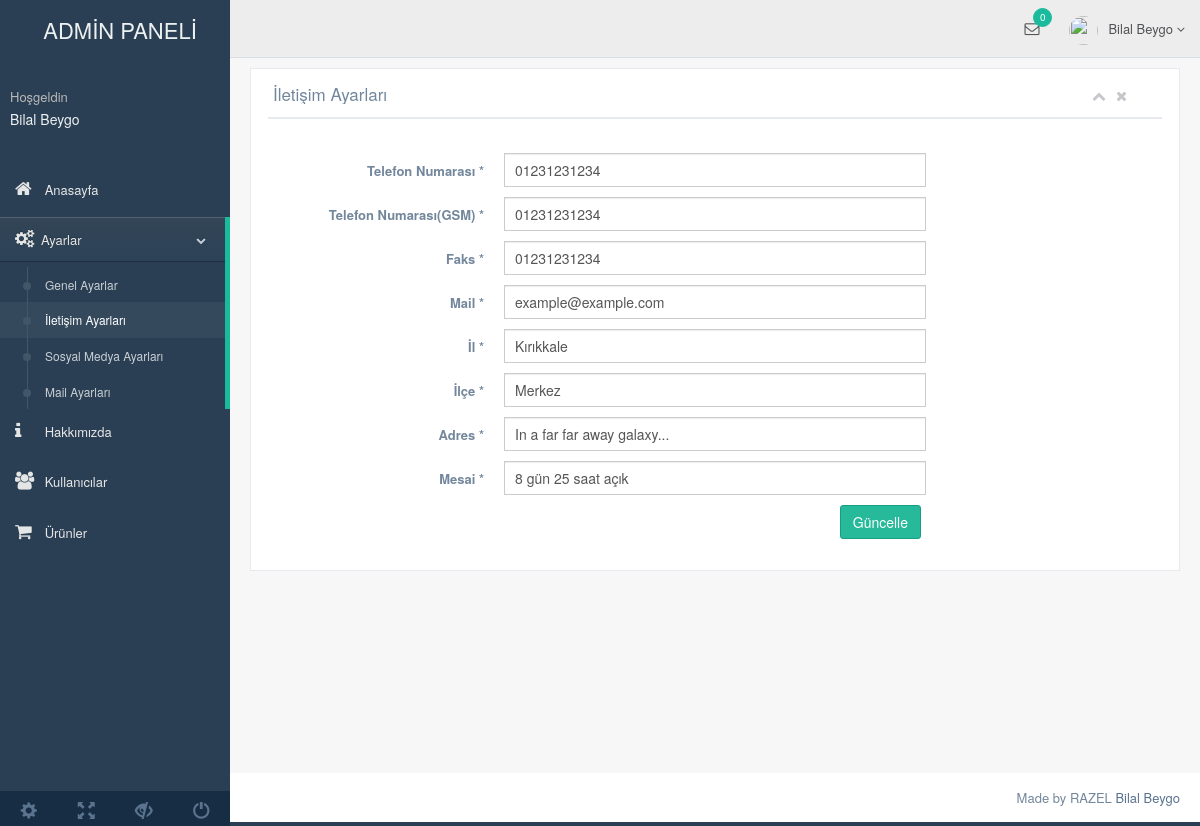
The page /nedmin/production/iletişim-ayarlar.php (signed in) on the database its author committed.
### tables this page shows
CREATE TABLE `kullanici` (
  `kullanici_id` int(11) NOT NULL,
  `kullanici_zaman` datetime NOT NULL DEFAULT current_timestamp(),
  `kullanici_resim` varchar(250) NOT NULL,
  `kullanici_tc` varchar(50) NOT NULL,
  `kullanici_ad` varchar(50) NOT NULL,
  `kullanici_mail` varchar(100) NOT NULL,
  `kullanici_gsm` varchar(50) NOT NULL,
  `kullanici_password` varchar(50) NOT NULL,
  `kullanici_adsoyad` varchar(50) NOT NULL,
  `kullanici_adres` varchar(250) NOT NULL,
  `kullanici_il` varchar(100) NOT NULL,
  `kullanici_ilce` varchar(100) NOT NULL,
  `kullanici_unvan` varchar(100) NOT NULL,
  `kullanici_yetki` varchar(50) NOT NULL,
  `kullanici_durum` int(1) NOT NULL DEFAULT 1
);

CREATE TABLE `ayar` (
  `ayar_id` int(11) NOT NULL,
  `ayar_logo` varchar(250) NOT NULL,
  `ayar_url` varchar(50) NOT NULL,
  `ayar_title` varchar(250) NOT NULL,
  `ayar_description` varchar(250) NOT NULL,
  `ayar_keywords` varchar(50) NOT NULL,
  `ayar_author` varchar(50) NOT NULL,
  `ayar_tel` varchar(50) NOT NULL,
  `ayar_gsm` varchar(50) NOT NULL,
  `ayar_fax` varchar(50) NOT NULL,
  `ayar_mail` varchar(50) NOT NULL,
  `ayar_ilce` varchar(50) NOT NULL,
  `ayar_il` varchar(50) NOT NULL,
  `ayar_adres` varchar(250) NOT NULL,
  `ayar_mesai` varchar(250) NOT NULL,
  `ayar_maps` varchar(250) NOT NULL,
  `ayar_analystic` varchar(50) NOT NULL,
  `ayar_zopim` varchar(250) NOT NULL,
  `ayar_facebook` varchar(50) NOT NULL,
  `ayar_twitter` varchar(50) NOT NULL,
  `ayar_google` varchar(50) NOT NULL,
  `ayar_youtube` varchar(50) NOT NULL,
  `ayar_smtphost` varchar(50) NOT NULL,
  `ayar_smtpuser` varchar(50) NOT NULL,
  `ayar_smtppassword` varchar(50) NOT NULL,
  `ayar_smtpport` varchar(50) NOT NULL,
  `ayar_bakım` enum('0','1') NOT NULL DEFAULT '1'
);

### nedmin/production/iletişim-ayarlar.php (the view, shortened to what this page needs)
<?php
  include 'header.php'
?>
        <div class="right_col" role="main">
          <div class="">
            <div class="row">
              <div class="col-md-12 col-sm-12 col-xs-12">
                <div class="x_panel">
                  <div class="x_title">
                    <h2>İletişim Ayarları</h2>
                    <ul class="nav navbar-right panel_toolbox">
                      <li><a class="collapse-link"><i class="fa fa-chevron-up"></i></a>
                      </li>
                      <li><a class="close-link"><i class="fa fa-close"></i></a>
                      </li>
                    </ul>
                    <div class="clearfix"></div>
                  </div>
                  <div class="x_content">
                    <br />
                    <form action="../netting/islem.php" method="POST" id="demo-form2" data-parsley-validate class="form-horizontal form-label-left">
                      <div class="form-group">
                        <label class="control-label col-md-3 col-sm-3 col-xs-12" for="first-name">Telefon Numarası <span class="required">*</span>
                        </label>
                        <div class="col-md-6 col-sm-6 col-xs-12">
                          <input name="ayar_tel" value="<?php echo $ayarcek['ayar_tel']?>" type="text" id="first-name" required="required" class="form-control col-md-7 col-xs-12">
                        </div>
                      </div>
                      <div class="form-group">
                        <label class="control-label col-md-3 col-sm-3 col-xs-12" for="first-name">Telefon Numarası(GSM) <span class="required">*</span>
                        </label>
                        <div class="col-md-6 col-sm-6 col-xs-12">
                          <input name="ayar_gsm" value="<?php echo $ayarcek['ayar_gsm']?>" type="text" id="first-name" required="required" class="form-control col-md-7 col-xs-12">
                        </div>
                      </div>
                      <div class="form-group">
                        <label class="control-label col-md-3 col-sm-3 col-xs-12" for="first-name">Faks <span class="required">*</span>
                        </label>
                        <div class="col-md-6 col-sm-6 col-xs-12">
                          <input name="ayar_fax" value="<?php echo $ayarcek['ayar_fax']?>" type="text" id="first-name" required="required" class="form-control col-md-7 col-xs-12">
                        </div>
                      </div>
                      <div class="form-group">
                        <label class="control-label col-md-3 col-sm-3 col-xs-12" for="first-name">Mail <span class="required">*</span>
                        </label>
                        <div class="col-md-6 col-sm-6 col-xs-12">
                          <input name="ayar_mail" value="<?php echo $ayarcek['ayar_mail']?>" type="email" id="first-name" required="required" class="form-control col-md-7 col-xs-12">
                        </div>
                      </div>
                      <div class="form-group">
                        <label class="control-label col-md-3 col-sm-3 col-xs-12" for="first-name">İl <span class="required">*</span>
                        </label>
                        <div class="col-md-6 col-sm-6 col-xs-12">
                          <input name="ayar_il" value="<?php echo $ayarcek['ayar_il']?>" type="text" id="first-name" required="required" class="form-control col-md-7 col-xs-12">
                        </div>
                      </div>
                      <div class="form-group">
                        <label class="control-label col-md-3 col-sm-3 col-xs-12" for="first-name">İlçe <span class="required">*</span>
                        </label>
                        <div class="col-md-6 col-sm-6 col-xs-12">
                          <input name="ayar_ilce" value="<?php echo $ayarcek['ayar_ilce']?>" type="text" id="first-name" required="required" class="form-control col-md-7 col-xs-12">
                        </div>
                      </div>
                      <div class="form-group">
                        <label class="control-label col-md-3 col-sm-3 col-xs-12" for="first-name">Adres <span class="required">*</span>
                        </label>
                        <div class="col-md-6 col-sm-6 col-xs-12">
                          <input name="ayar_adres" value="<?php echo $ayarcek['ayar_adres']?>" type="text" id="first-name" required="required" class="form-control col-md-7 col-xs-12">
                        </div>
                      </div>
                      <div class="form-group">
                        <label class="control-label col-md-3 col-sm-3 col-xs-12" for="first-name">Mesai <span class="required">*</span>
                        </label>
                        <div class="col-md-6 col-sm-6 col-xs-12">
                          <input name="ayar_mesai" value="<?php echo $ayarcek['ayar_mesai']?>" type="text" id="first-name" required="required" class="form-control col-md-7 col-xs-12">
                        </div>
                      </div>
                      <div class="form-group" align="right">
                        <div class="col-md-6 col-sm-6 col-xs-12 col-md-offset-3">
                          <button type="submit" name="iletisimayarkaydet" class="btn btn-success">Güncelle</button>
                        </div>
                      </div>
                    </form>
                  </div>
                </div>
              </div>
            </div>
          </div>
        </div>
        <?php
          include 'footer.php'
        ?>

### nedmin/production/header.php (shortened to what this page needs)
<?php
  include '../netting/baglan.php';
  $ayarsor = $db->prepare("SELECT * FROM ayar WHERE ayar_id=:id");
  $ayarsor->execute(array('id' => 0 ));
  $ayarcek = $ayarsor ->fetch(PDO::FETCH_ASSOC);
  $kullanicisor = $db->prepare("SELECT * FROM kullanici WHERE kullanici_mail=:mail");
  $kullanicisor->execute(array('mail' => $_SESSION['kullanici_mail'] ));
  $kullanicicek = $kullanicisor ->fetch(PDO::FETCH_ASSOC);
?>
<!DOCTYPE html>
<html lang="en">
  <head>
    <link href="../vendors/bootstrap/dist/css/bootstrap.min.css" rel="stylesheet">
    <link href="../vendors/font-awesome/css/font-awesome.min.css" rel="stylesheet">
    <link href="../vendors/nprogress/nprogress.css" rel="stylesheet">
    <link href="../vendors/iCheck/skins/flat/green.css" rel="stylesheet">
    <link href="../vendors/datatables.net-bs/css/dataTables.bootstrap.min.css" rel="stylesheet">
    <link href="../vendors/datatables.net-buttons-bs/css/buttons.bootstrap.min.css" rel="stylesheet">
    <link href="../vendors/datatables.net-fixedheader-bs/css/fixedHeader.bootstrap.min.css" rel="stylesheet">
    <link href="../vendors/datatables.net-responsive-bs/css/responsive.bootstrap.min.css" rel="stylesheet">
    <link href="../vendors/datatables.net-scroller-bs/css/scroller.bootstrap.min.css" rel="stylesheet">
    <link href="../build/css/custom.min.css" rel="stylesheet">
  </head>
  <body class="nav-md">
    <div class="container body">
      <div class="main_container">
        <div class="col-md-3 left_col">
          <div class="left_col scroll-view">
            <div align="center" class="navbar nav_title" style="border: 0;">
              <a href="index.php" class="site_title"></i> <span>ADMİN PANELİ</span></a>
            </div>
            <div class="profile clearfix">
              <div class="profile_info">
                <span>Hoşgeldin</span>
                <h2><?php echo $kullanicicek['kullanici_adsoyad']?></h2>
              </div>
            </div>
            <br />
            <div id="sidebar-menu" class="main_menu_side hidden-print main_menu">
              <div class="menu_section">
                <ul class="nav side-menu">
                  <li><a href="index.php"><i class="fa fa-home"></i> Anasayfa</a>
                  </li>
                  <li><a><i class="fa fa-cogs"></i>Ayarlar <span class="fa fa-chevron-down"></span></a>
                    <ul class="nav child_menu">
                      <li><a href="genel-ayar.php">Genel Ayarlar</a></li>
                      <li><a href="iletişim-ayarlar.php">İletişim Ayarları</a></li>
                      <li><a href="sosyal-ayarlar.php">Sosyal Medya Ayarları</a></li>
                      <li><a href="mail-ayarlar.php">Mail Ayarları</a></li>
                    </ul>
                  </li>
                  <li><a href="hakkimizda.php"><i class="fa fa-info"></i> Hakkımızda</a>
                  </li>
                  <li><a href="kullanici.php"><i class="fa fa-users"></i> Kullanıcılar</a>
                  </li>
                  <li><a href="urun.php"><i class="fa fa-shopping-cart"></i> Ürünler</span></a></li>
                </ul>
              </div>
            </div>
            <div class="sidebar-footer hidden-small">
              <a data-toggle="tooltip" data-placement="top" title="Settings">
                <span class="glyphicon glyphicon-cog" aria-hidden="true"></span>
              </a>
              <a data-toggle="tooltip" data-placement="top" title="FullScreen">
                <span class="glyphicon glyphicon-fullscreen" aria-hidden="true"></span>
              </a>
              <a data-toggle="tooltip" data-placement="top" title="Lock">
                <span class="glyphicon glyphicon-eye-close" aria-hidden="true"></span>
              </a>
              <a data-toggle="tooltip" data-placement="top" title="Logout">
                <span class="glyphicon glyphicon-off" aria-hidden="true"></span>
              </a>
            </div>
          </div>
        </div>
        <div class="top_nav">
          <div class="nav_menu">
            <nav>
              <ul class="nav navbar-nav navbar-right">
                <li class="">
                  <a href="javascript:;" class="user-profile dropdown-toggle" data-toggle="dropdown" aria-expanded="false">
                    <img src="images/img.jpg" alt=""><?php echo $kullanicicek['kullanici_adsoyad'];?>
                    <span class=" fa fa-angle-down"></span>
                  </a>
                </li>
                <li role="presentation" class="dropdown">
                  <a href="javascript:;" class="dropdown-toggle info-number" data-toggle="dropdown" aria-expanded="false">
                    <i class="fa fa-envelope-o"></i>
                    <span class="badge bg-green">0</span>
                  </a>
                </li>
              </ul>
            </nav>
          </div>
        </div>

### rows shown on the page
kullanici: kullanici_adsoyad "Bilal Beygo"
ayar: ayar_tel "01231231234", ayar_gsm "01231231234", ayar_fax "01231231234", ayar_mail "example@example.com", ayar_il "Kırıkkale", ayar_ilce "Merkez", ayar_adres "In a far far away galaxy...", ayar_mesai "8 gün 25 saat açık"
